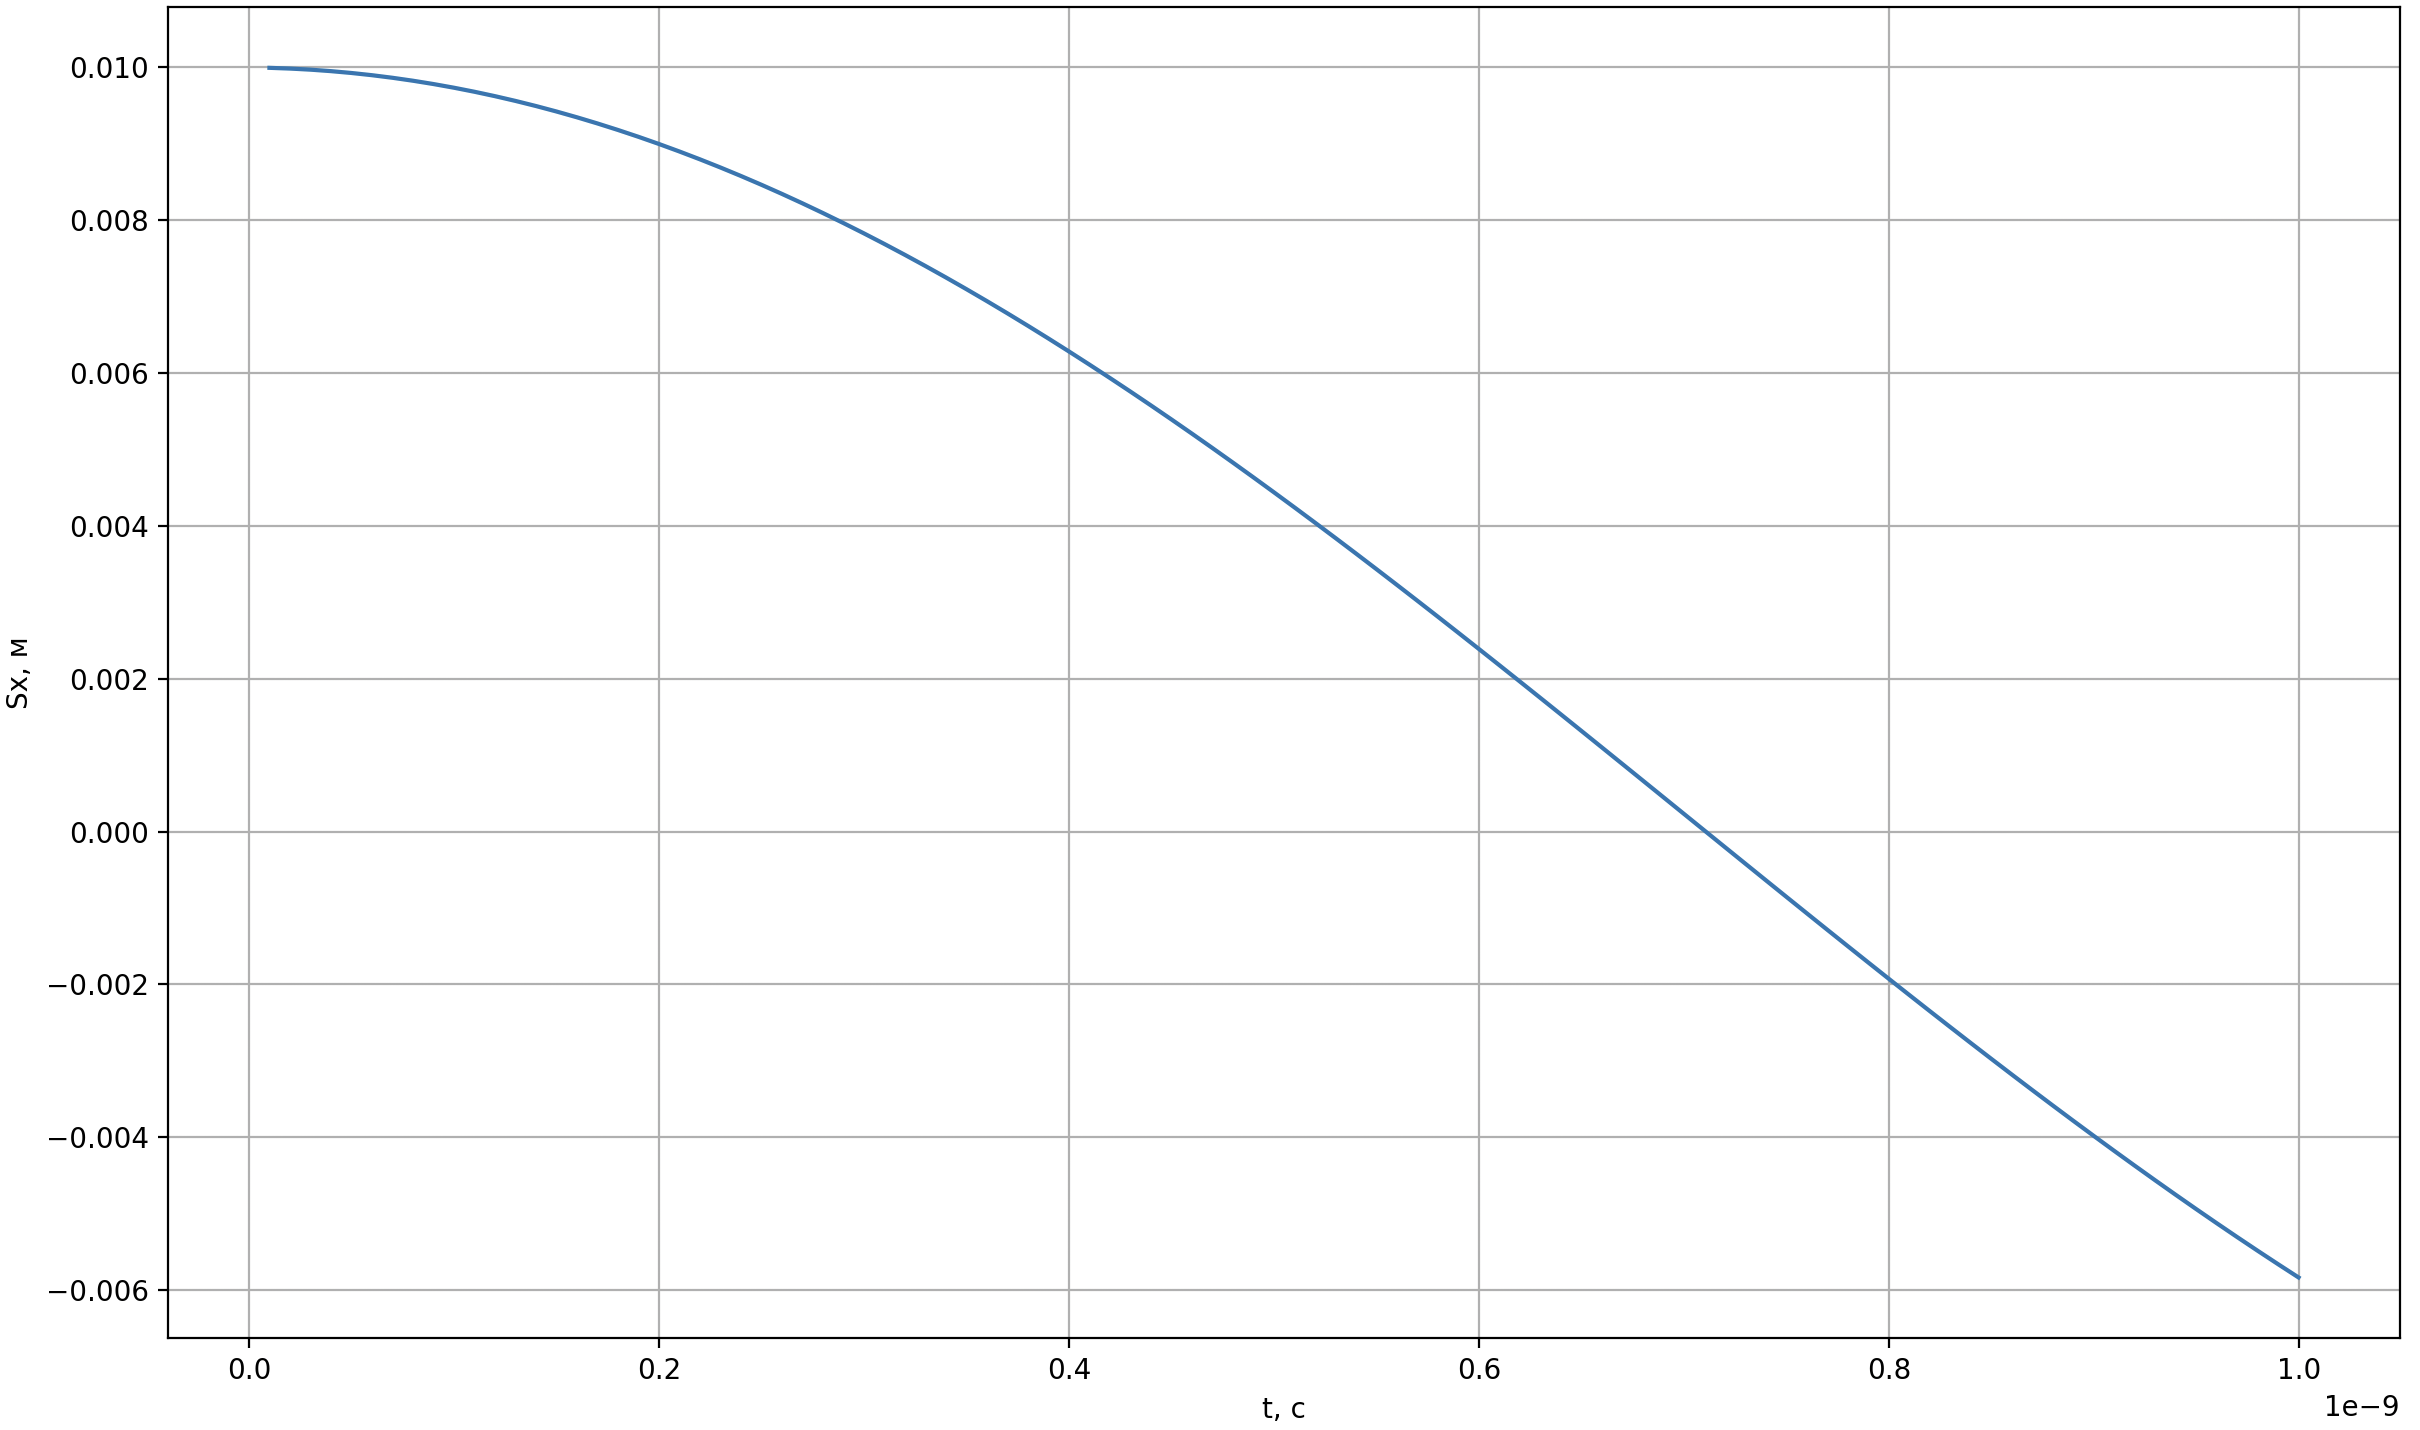

Source code (Python):
import numpy as np
import math as mt
import matplotlib.pyplot as plt

Sx = pow(10, -2)
Sy = 0
Sz = mt.sqrt(1 - pow(Sx, 2))
S = np.array([Sx, Sy, Sz])
Hx = 0
Hy = 0
Hz = 10000
H = np.array([Hx, Hy, Hz])
m = 9.1093837 * pow(10,-31)
e = 1.602176634 * pow(10,-19)
a = 0.01
n = 1.25663706 * pow(10,-6)
y = e / m
dt = pow(10, -15)
t = 0
T = []
k = 0
Sxarray = []

while (t <= pow(10, -9) and S[0]!= 0):
    t += dt
    S += dt*(-y * n * np.cross(S, H) - a * y * n * np.cross(S,np.cross(S,H)))
    S /= np.linalg.norm(S)
    k += 1
    if (k == 9999):
        T.append(t)
        Sxarray.append(S[0])
        k = 0

plt.figure()
plt.plot(T, Sxarray)
plt.xlabel(r't, c')
plt.ylabel(r'Sx, м')
plt.grid(True)
plt.show()
